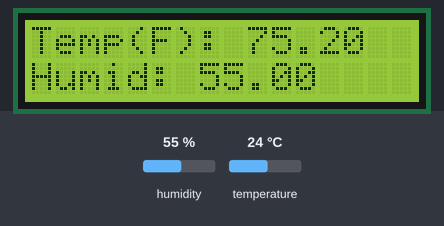
The sketch below on a simulated Arduino Uno, built with avr-gcc and run on an emulated ATmega328P. On the bench: 16×2 character LCD. Inputs (shaded band) come from the test bench; at power-on: humidity 55 %, temperature 24 °C. What the sketch prints to the serial monitor is not drawn.

Above: at 8.3 s.
8.4 s: humidity set to 22 %
At 9.9 s:
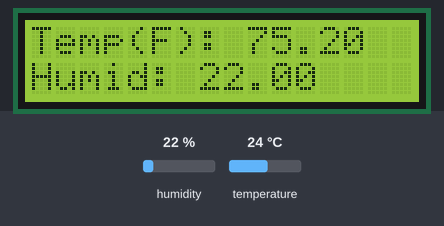
11.0 s: temperature set to 12 °C
At 12.5 s:
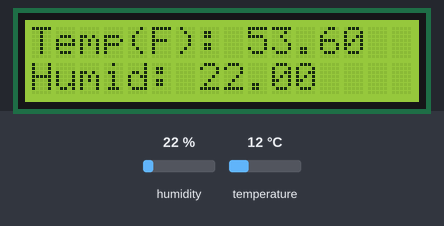
13.6 s: humidity set to 40 %
At 16.4 s:
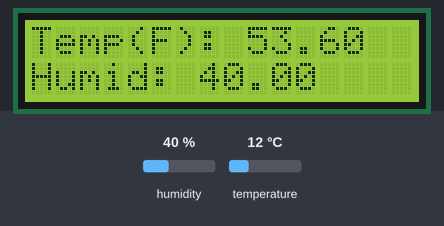
16.8 s: temperature set to 19 °C
At 17.8 s:
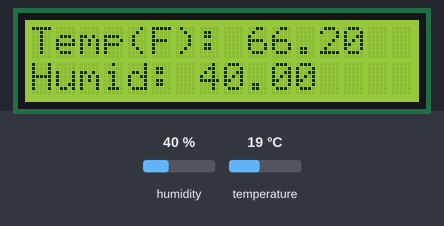
Timing chart, 0 to 19.8 s (numbered marks = the images above; inputs shaded):
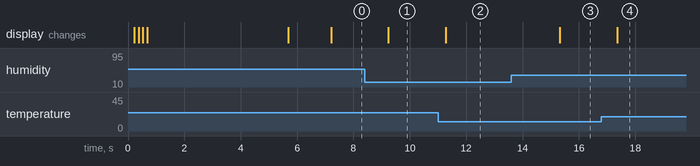

The sketch:

thermostat.ino
```cpp
/*
* Required Libraries:
* - "LiquidCrystal" : Standard Arduino-AdaFruit Library
* - "DHT Sensor Library" : https://github.com/adafruit/DHT-sensor-library
*/

// LCD Display (PIN)(LCD1602 Module)
#include <LiquidCrystal.h>
LiquidCrystal lcd(12, 11, 5, 4, 3, 2);

// DHT-11 Temperature and Humidity Sensor
#include <DHT.h>
#include <DHT_U.h>

#define DHTPIN 13
#define DHTTYPE DHT11
DHT dht(DHTPIN, DHTTYPE);

// Message constants
#define ERROR_MSG "SENSOR ERROR"
#define TEMP_MSG "Temp(F): "
#define HUMID_MSG "Humid: "

void setup() {
    // Serial Monitor
    Serial.begin(9600);
    // LCD Display (16x2)
    lcd.begin(16, 2);

    for(int i = 0; i < 4; i += 1) {
        lcd.clear();
        lcd.setCursor(i, 0);
        lcd.print("Welcome to");
        delay(150);
    }
    lcd.setCursor(1,1);
    lcd.print("Thermostat 1.0");
    Serial.println("   Welcome to   ");
    Serial.println(" Thermostat 1.0 \n");
    delay(5000);

    lcd.clear();

    dht.begin();
    delay(1500);
}


void loop() {
    // Farenheit Temp and Humidity (g/cm^3)
    float temp = dht.readTemperature(true);
    float humid = dht.readHumidity();

    if (isnan(humid) && temp) {
        lcd.clear();
        lcd.setCursor(2,0);
        lcd.print(ERROR_MSG);
        Serial.print("  ");
        Serial.println(ERROR_MSG);
        delay(1000);
        return;
    }

    // LCD Display (Temp and Humidity)
    lcd.setCursor(0,0);
    lcd.print(TEMP_MSG);
    lcd.print(temp);

    lcd.setCursor(0,1);
    lcd.print(HUMID_MSG);
    lcd.print(humid);

    // Serial Monitor Output
    Serial.print(TEMP_MSG);
    Serial.println(temp);

    Serial.print(HUMID_MSG);
    Serial.println(humid);

    delay(2000);
}
```

Measured:
- after the input at 8.4 s, the display: changes after 0.84 s (image 1)
- after the input at 11.0 s, the display: changes after 0.27 s (image 2)
- after the input at 13.6 s, the display: changes after 1.7 s (image 3)
- after the input at 16.8 s, the display: changes after 0.55 s (image 4)
